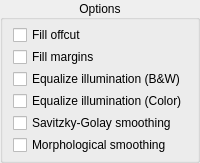
                   <widget class="QGroupBox" name="commonOptions">
                    <property name="styleSheet">
                     <string notr="true"/>
                    </property>
                    <property name="title">
                     <string>Options</string>
                    </property>
                    <property name="alignment">
                     <set>Qt::AlignCenter</set>
                    </property>
                    <layout class="QHBoxLayout" name="horizontalLayout_14">
                     <property name="leftMargin">
                      <number>0</number>
                     </property>
                     <property name="topMargin">
                      <number>0</number>
                     </property>
                     <property name="rightMargin">
                      <number>0</number>
                     </property>
                     <property name="bottomMargin">
                      <number>0</number>
                     </property>
                     <item>
                      <spacer name="horizontalSpacer_35">
                       <property name="orientation">
                        <enum>Qt::Horizontal</enum>
                       </property>
                       <property name="sizeHint" stdset="0">
                        <size>
                         <width>1</width>
                         <height>1</height>
                        </size>
                       </property>
                      </spacer>
                     </item>
                     <item>
                      <layout class="QVBoxLayout" name="verticalLayout_13">
                       <property name="spacing">
                        <number>2</number>
                       </property>
                       <property name="leftMargin">
                        <number>5</number>
                       </property>
                       <property name="topMargin">
                        <number>5</number>
                       </property>
                       <property name="rightMargin">
                        <number>5</number>
                       </property>
                       <property name="bottomMargin">
                        <number>5</number>
                       </property>
                       <item>
                        <widget class="QCheckBox" name="fillOffcutCB">
                         <property name="text">
                          <string>Fill offcut</string>
                         </property>
                        </widget>
                       </item>
                       <item>
                        <widget class="QCheckBox" name="fillMarginsCB">
                         <property name="text">
                          <string>Fill margins</string>
                         </property>
                        </widget>
                       </item>
                       <item>
                        <widget class="QCheckBox" name="equalizeIlluminationCB">
                         <property name="toolTip">
                          <string>Normalize illumination before binarization.</string>
                         </property>
                         <property name="text">
                          <string>Equalize illumination (B&amp;&amp;W)</string>
                         </property>
                        </widget>
                       </item>
                       <item>
                        <widget class="QCheckBox" name="equalizeIlluminationColorCB">
                         <property name="toolTip">
                          <string>Normalize illumination in color mode / in picture zones in mixed mode.</string>
                         </property>
                         <property name="text">
                          <string>Equalize illumination (Color)</string>
                         </property>
                        </widget>
                       </item>
                       <item>
                        <widget class="QCheckBox" name="savitzkyGolaySmoothingCB">
                         <property name="text">
                          <string>Savitzky-Golay smoothing</string>
                         </property>
                        </widget>
                       </item>
                       <item>
                        <widget class="QCheckBox" name="morphologicalSmoothingCB">
                         <property name="text">
                          <string>Morphological smoothing</string>
                         </property>
                        </widget>
                       </item>
                      </layout>
                     </item>
                     <item>
                      <spacer name="horizontalSpacer_36">
                       <property name="orientation">
                        <enum>Qt::Horizontal</enum>
                       </property>
                       <property name="sizeHint" stdset="0">
                        <size>
                         <width>1</width>
                         <height>1</height>
                        </size>
                       </property>
                      </spacer>
                     </item>
                    </layout>
                   </widget>
